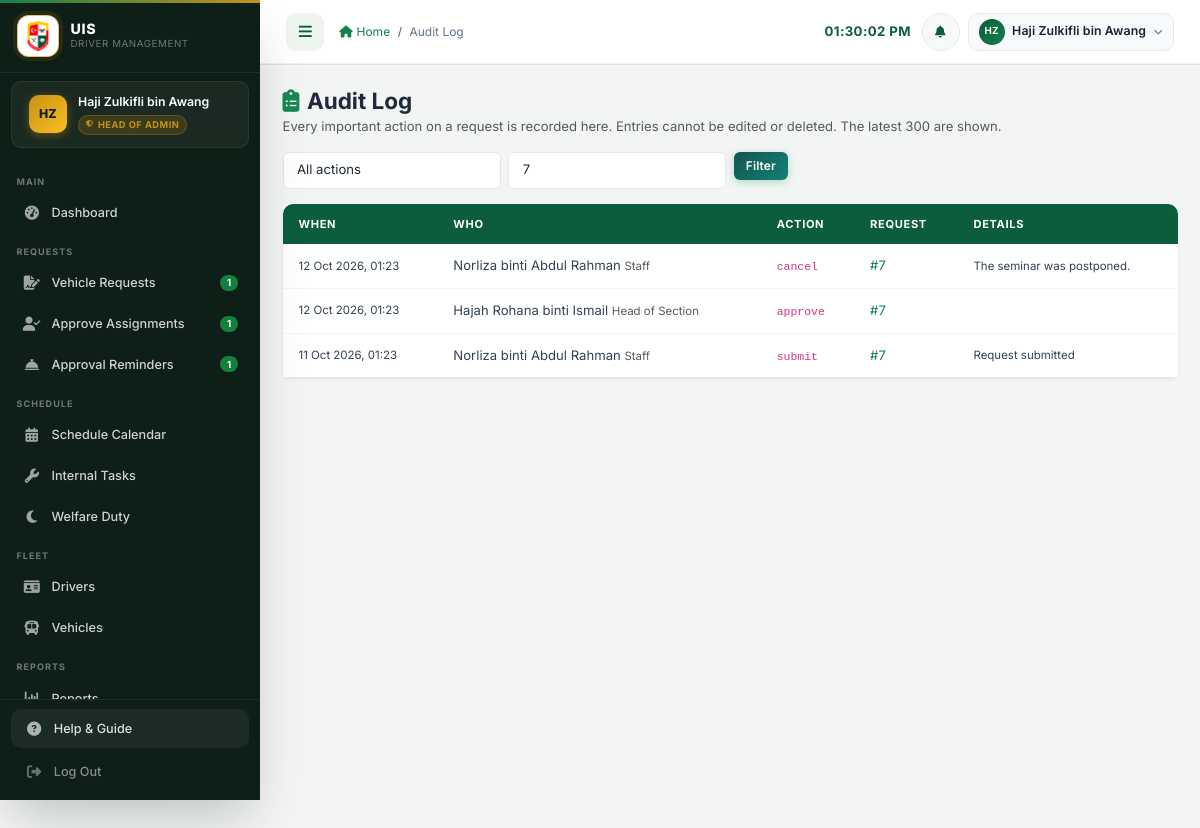
/admin/audit_log.php?request=7 (signed in), run on the app's committed database.
### tables this page shows
CREATE TABLE `audit_log` (
  `log_id` int(11) NOT NULL AUTO_INCREMENT,
  `user_id` int(11) DEFAULT NULL,
  `user_role` varchar(20) DEFAULT NULL,
  `action` varchar(50) NOT NULL,
  `request_id` int(11) DEFAULT NULL,
  `reason` varchar(500) DEFAULT NULL,
  `created_at` datetime NOT NULL DEFAULT current_timestamp(),
  PRIMARY KEY (`log_id`),
  KEY `idx_audit_request` (`request_id`),
  KEY `idx_audit_action` (`action`,`created_at`)
);

CREATE TABLE `users` (
  `user_id` int(11) NOT NULL AUTO_INCREMENT,
  `username` varchar(50) NOT NULL,
  `password` varchar(255) NOT NULL,
  `email` varchar(100) NOT NULL,
  `full_name` varchar(100) NOT NULL,
  `role` enum('admin','driver','staff','supervisor','head_admin') NOT NULL DEFAULT 'staff',
  `driver_id` int(11) DEFAULT NULL,
  `department` varchar(100) DEFAULT NULL,
  `supervisor_id` int(11) DEFAULT NULL,
  `created_at` timestamp NOT NULL DEFAULT current_timestamp(),
  `phone` varchar(30) DEFAULT NULL,
  `failed_attempts` tinyint(3) unsigned NOT NULL DEFAULT 0,
  `is_active` tinyint(1) NOT NULL DEFAULT 1,
  `last_login_at` datetime DEFAULT NULL,
  `locked_until` datetime DEFAULT NULL,
  PRIMARY KEY (`user_id`),
  UNIQUE KEY `uq_users_username` (`username`)
);

### admin/audit_log.php (the view, shortened to what this page needs)
<?php
require_once '../config/database.php';
$request_id = (int)($_GET['request'] ?? 0);
$where = []; $types = ''; $params = [];
if ($request_id > 0)   { $where[] = 'a.request_id = ?'; $types .= 'i'; $params[] = $request_id; }
$sql = "SELECT a.*, u.full_name FROM audit_log a LEFT JOIN users u ON u.user_id = a.user_id"
     . ($where ? ' WHERE ' . implode(' AND ', $where) : '')
     . ' ORDER BY a.log_id DESC LIMIT 300';
$stmt = $conn->prepare($sql);
if ($types !== '') { $stmt->bind_param($types, ...$params); }
$stmt->execute();
$rows = $stmt->get_result()->fetch_all(MYSQLI_ASSOC);
$role_names = ['admin' => 'Admin Assistant', 'superadmin' => 'Admin Assistant', 'head_admin' => 'Head of Admin', 'staff' => 'Staff',
               'supervisor' => 'Head of Section', 'driver' => 'Driver', 'system' => 'System'];
?>
<!DOCTYPE html>
<html lang="en">
<head>
    <link href="https://cdn.jsdelivr.net/npm/bootstrap@5.3.0/dist/css/bootstrap.min.css" rel="stylesheet">
    <link href="https://cdnjs.cloudflare.com/ajax/libs/font-awesome/6.4.0/css/all.min.css" rel="stylesheet">
    <link href="<?= SITE_URL ?>/assets/css/style.css" rel="stylesheet">
</head>
<body>
<?php require_once '../includes/sidebar.php'; ?>
<main class="main-content p-4" id="mainContent">
    <h4 class="fw-bold mb-1"><i class="fas fa-clipboard-list text-success me-2"></i>Audit Log</h4>
    <p class="text-muted small">Every important action on a request is recorded here. Entries cannot be edited or deleted. The latest 300 are shown.</p>
    <form class="row g-2 mb-3" method="get">
        <div class="col-md-3">
            <select class="form-select form-select-sm" name="action" aria-label="Action">
                <option value="">All actions</option>
            </select>
        </div>
        <div class="col-md-3">
            <input class="form-control form-control-sm" type="number" min="1" name="request" placeholder="Request no." value="<?= $request_id ?: '' ?>">
        </div>
        <div class="col-auto"><button class="btn btn-sm btn-success" type="submit">Filter</button></div>
    </form>
    <div class="card border-0 shadow-sm"><div class="table-responsive">
        <table class="table table-sm align-middle mb-0">
            <thead class="table-light"><tr><th>When</th><th>Who</th><th>Action</th><th>Request</th><th>Details</th></tr></thead>
            <tbody>
            <?php foreach ($rows as $r): ?>
                <tr>
                    <td class="text-nowrap small"><?= date('d M Y, H:i', strtotime($r['created_at'])) ?></td>
                    <td><?= htmlspecialchars($r['full_name'] ?? 'System') ?>
                        <span class="text-muted small"><?= htmlspecialchars($role_names[$r['user_role'] ?? ''] ?? ($r['user_role'] ?? '')) ?></span></td>
                    <td><code><?= htmlspecialchars($r['action']) ?></code></td>
                    <td><?= $r['request_id'] ? '<a href="?request=' . (int)$r['request_id'] . '">#' . (int)$r['request_id'] . '</a>' : '-' ?></td>
                    <td class="small"><?= htmlspecialchars($r['reason'] ?? '') ?></td>
                </tr>
            <?php endforeach; ?>
            </tbody>
        </table>
    </div></div>
</main>
</body>
</html>

### assets/css/style.css (style rules this page uses)
:root { --uis-primary: #0b5d3b; --uis-secondary: #15804f; --uis-accent: #c69214; --uis-light: #eef5f1; --uis-dark: #122018; --uis-success: #15803d; --uis-danger: #b91c1c; --uis-warning: #b45309; --uis-info: #0e7490; --grad-blue: linear-gradient(135deg, #0a4d31 0%, #0e6b45 100%); --grad-green: linear-gradient(135deg, #11564f 0%, #148076 100%); --grad-amber: linear-gradient(135deg, #8a6410 0%, #b58a1a 100%); --grad-red: linear-gradient(135deg, #7f1d1d 0%, #a82727 100%); --grad-purple: linear-gradient(135deg, #334155 0%, #475569 100%); --grad-teal: linear-gradient(135deg, #134e4a 0%, #0f766e 100%); --grad-sky: linear-gradient(135deg, #27556d 0%, #35708f 100%); --sidebar-width: 260px; --sidebar-bg: #0e1f17; --sidebar-text: rgba(255,255,255,.80); --sidebar-muted: rgba(255,255,255,.40); --sidebar-active-bg: rgba(21,128,79,.30); --sidebar-hover-bg: rgba(255,255,255,.06); --sidebar-border: rgba(255,255,255,.07); --header-height: 64px; --shadow-xs: 0 1px 3px rgba(18,32,24,.06), 0 1px 2px rgba(18,32,24,.04); --shadow-sm: 0 4px 6px -1px rgba(18,32,24,.08), 0 2px 4px -1px rgba(18,32,24,.05); --shadow-md: 0 10px 15px -3px rgba(18,32,24,.10), 0 4px 6px -2px rgba(18,32,24,.06); --shadow-lg: 0 20px 25px -5px rgba(18,32,24,.12), 0 10px 10px -5px rgba(18,32,24,.05); --shadow-xl: 0 25px 50px -12px rgba(18,32,24,.25); --shadow-glow-blue: var(--shadow-sm); --shadow-glow-green: var(--shadow-sm); --shadow-glow-amber: var(--shadow-sm); --shadow-glow-red: var(--shadow-sm); --radius-sm: 6px; --radius-md: 10px; --radius-lg: 14px; --radius-xl: 20px; --transition: all .25s cubic-bezier(.4,0,.2,1); --font-base: 'Inter', 'Segoe UI', system-ui, sans-serif; }
*,*::before,*::after { box-sizing: border-box; margin: 0; padding: 0; }
html { scroll-behavior: smooth; font-size: 15px; }
body { font-family: var(--font-base); background: #f3f5f4; color: #1e293b; min-height: 100vh; overflow-x: hidden; }
@media (min-width: 992px) { body { padding-left: var(--sidebar-width); padding-top: var(--header-height); transition: padding-left .3s ease; } }
a { color: var(--uis-secondary); text-decoration: none; transition: var(--transition); }
.main-content { min-height: 100vh; padding: 1.75rem; animation: fadeInUp .35s ease both; }
.table { width: 100%; margin-bottom: 0; font-size: .875rem; border-collapse: separate; border-spacing: 0; }
.table thead th { background: linear-gradient(135deg, var(--uis-primary) 0%, #0b5d3b 100%); color: #fff; font-weight: 700; font-size: .74rem; text-transform: uppercase; letter-spacing: .06em; padding: 12px 16px; border: none; white-space: nowrap; }
.table thead th:first-child { border-radius: var(--radius-md) 0 0 0; }
.table thead th:last-child { border-radius: 0 var(--radius-md) 0 0; }
.table tbody tr { transition: background .12s ease; }
.table tbody td { padding: 12px 16px; vertical-align: middle; border-bottom: 1px solid #f1f5f9; color: #334155; }
.table tbody tr:last-child td { border-bottom: none; }
.btn { border-radius: var(--radius-sm); font-size: .875rem; font-weight: 600; padding: .5rem 1.1rem; transition: var(--transition); display: inline-flex; align-items: center; gap: .4rem; cursor: pointer; text-decoration: none; line-height: 1.5; letter-spacing: .01em; }
.btn-success { background: var(--grad-green); border: none; color: #fff; box-shadow: 0 2px 8px rgba(5,150,105,.30); }
.btn-sm { padding: .32rem .8rem; font-size: .80rem; }
.form-control, .form-select { border: 1.5px solid #e2e8f0; border-radius: var(--radius-sm); font-size: .875rem; color: #1e293b; background: #fff; padding: .5rem .9rem; transition: var(--transition); width: 100%; }

### data on the page
audit_log: created_at "12 Oct 2026, 01:23", user.full_name "Norliza binti Abdul Rahman", user_role "Staff", action "cancel", request "7", reason "The seminar was postponed."
audit_log: created_at "12 Oct 2026, 01:23", user.full_name "Hajah Rohana binti Ismail", user_role "Head of Section", action "approve", request "7"
audit_log: created_at "11 Oct 2026, 01:23", user.full_name "Norliza binti Abdul Rahman", user_role "Staff", action "submit", request "7", reason "Request submitted"

### other printed values
$initials "HZ"
$full_name "Haji Zulkifli bin Awang"
$role_label "HEAD OF ADMIN"
$_section "MAIN"
$_label "Dashboard"
$_section "REQUESTS"
$_label "Vehicle Requests"
$_badge[$_bk] "1"
$_label "Approve Assignments"
$_label "Approval Reminders"
$_section "SCHEDULE"
$_label "Schedule Calendar"
$_label "Internal Tasks"
$_label "Welfare Duty"
$_section "FLEET"
